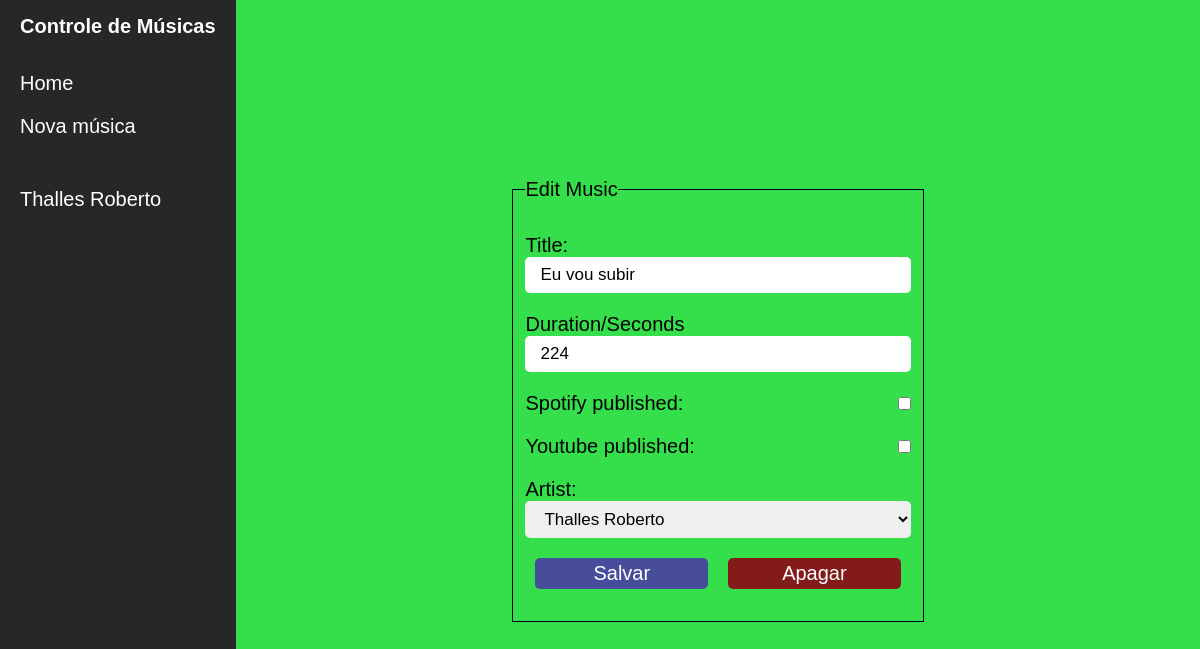
Page /update/27 on the committed database.
### musics/models.py (models this page shows, shortened)
class Artist(models.Model):
    name = models.CharField(max_length=30)
    date_joined = models.DateTimeField()
    def __str__(self) -> str:
        return self.name
    class Meta:
        verbose_name_plural = 'Artists'

class Song(models.Model):
    title = models.CharField(max_length=30)
    duration = models.IntegerField()
    spotify_published = models.BooleanField()
    youtube_published = models.BooleanField()
    artist = models.ForeignKey(Artist, on_delete=models.CASCADE)
    class Meta:
        verbose_name_plural = 'Songs'

### musics/views.py (the view)
# urls.py: path('update/<int:id>', update_song, name='url_update_song'),
def update_song(request, id: int) -> render or redirect:
    song = Song.objects.get(pk=id)
    form = SongForm(request.POST or None, instance=song)
    if request.method == "POST" and form.is_valid():
        form.save()
        return redirect('url_new_song')
    data = {}
    data['form'] = form
    data['message'] = 'Edit Music'
    data['artists'] = get_artist()
    data['song'] = song
    return render(request, 'musics/form.html', data)

### musics/form.py
class SongForm(ModelForm):
    class Meta:
        model = Song
        fields = ['title', 'duration', 'spotify_published', 'youtube_published', 'artist']

### musics/views.py (called while the page is built)
def get_artist() -> Artist:
    artists = Artist.objects.order_by('name')
    for artist in artists:
        temp_date = artist.date_joined.strftime("%d/%m/%Y")
        artist.date_joined = temp_date
    return artists

### musics/templates/musics/form.html (shortened to what this page needs)
{% extends "musics/base.html" %}
{% load static %}
{% block conteudo %}
<form data-idMusic="{{ song.id }}" method="POST">
  <fieldset>
    <legend> {{ message }}</legend>
    {{ form.as_p }}
    <div class='buttons'>
      <button class="btnSubmit" type="submit">Salvar</button>
      {% if song.id is not null %}
      <button class="btnDelete" type="button">Apagar</button>
      {% endif %}
    </div>
  </fieldset>
</form>
{% endblock conteudo %}

### musics/templates/musics/base.html (shortened to what this page needs)
{% load static %}
<!DOCTYPE html>
<html lang="pt-br">
<head>
    <link rel="stylesheet" href=" {% static 'css/style.css' %} ">
</head>
<body>
    <div class="barra">
        <div>
            <span>Controle de Músicas</span>
        </div>
        <ul class="cabecalho">
            <li id="url_home">Home</li>
            <li id="url_new_song">Nova música</li>
            {% for artist in artists %}
            <li class="artist" data-id="{{ artist.id }}"> {{ artist.name }} </li>
            {% endfor %}
        </ul>
    </div>
    <main class="container">
        {% block conteudo %}
        {% endblock conteudo %}
    </main>
</body>
</html>

### musics/static/css/style.css (style rules this page uses)
html, body { font-family: Arial, Helvetica, sans-serif; font-size: 20px; height: 100%; background-color: rgb(53, 223, 75); }
* { margin: 0; padding: 0; box-sizing: border-box; }
body { display: flex; flex-direction: row; }
.barra { overflow: auto; background: rgb(39, 39, 39); width: 250px; height: 100%; }
.barra div { padding: 15px 0 0 20px; }
.barra div span { text-align: center; color: white; font-weight: 700; }
.container { overflow: auto; width: 85%; height: 100%; display: flex; justify-content: center; align-items: center; }
li { list-style: none; padding: 10px 0 10px 20px; cursor: pointer; color: white; }
ul { padding: 10% 0; }
form { min-width: 400px; border: none; padding: 15px; background-color: inherit; color: black; font-weight: 500; }
form p, .buttons, .links { display: flex; justify-content: space-between; flex-direction: row; align-items: center; flex-wrap: wrap; margin: 20px 0; }
form p select, form p input[type='text'], form p input[type="number"] { padding: 8px 15px; outline: none; border: none; border-radius: 5px; font-family: Arial, Helvetica, sans-serif; width: 100%; font-size: 17px; }
form p.checkbox, form p.checkbox>* { cursor: pointer; }
fieldset { border: 1px solid #000; box-sizing: content-box; padding: 3%; }
.btnSubmit, .btnDelete { cursor: pointer; min-width: 45%; background-color: rgb(71, 77, 155); color: white; outline: none; text-align: center; font-size: 20px; border: none; border-radius: 5px; padding: 4px; }
.btnDelete { background-color: rgb(131, 27, 27); }
.buttons, .links { justify-content: space-around; }
#url_new_song { margin-bottom: 30px; }

### rows in the picture
Artist: name "Thalles Roberto"
Song: title "Eu vou subir", duration "224", artist "Thalles Roberto"

### other values in the picture
{{ message }} "Edit Music"
